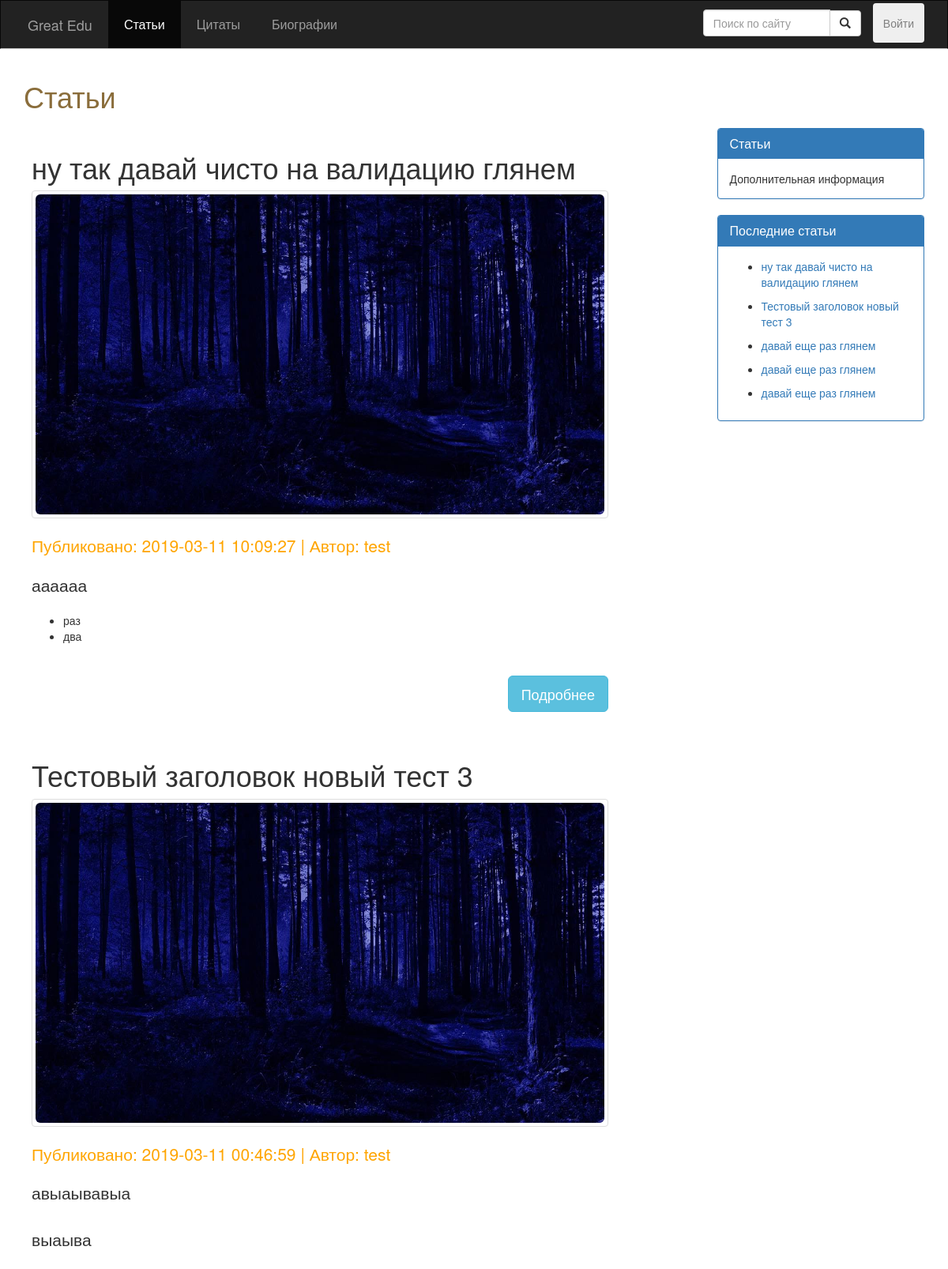
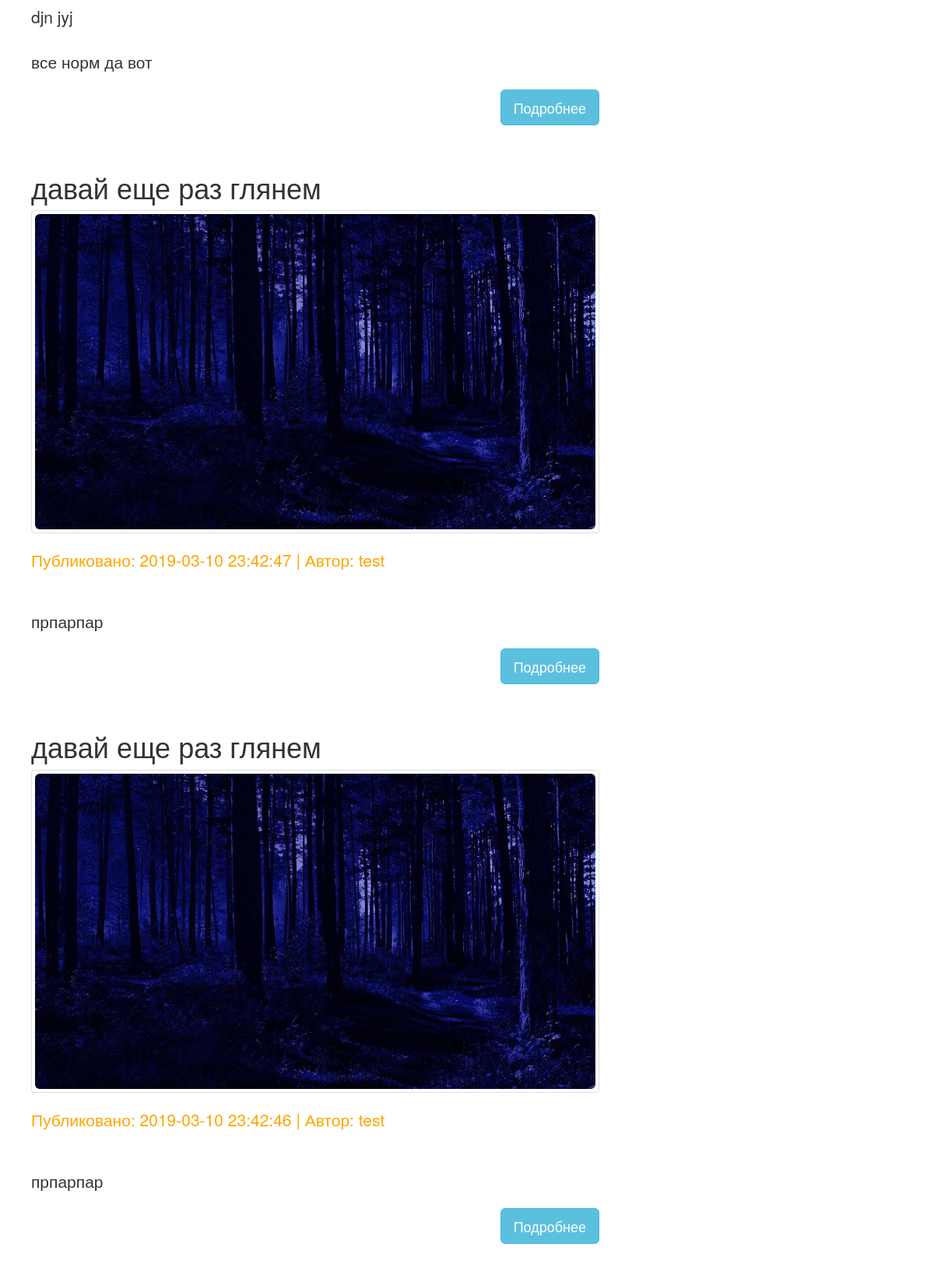
The app's page /src/public_routes/index.php (upper part) with its own data (2 pictures, top to bottom).
### src/Include/dbFunctions.php (called while the page is built, shortened)
<?php
require_once 'DatabaseLoad.php';
function doSQLQuery($query)
{
  global $con2;
  try {
    $exec = mysqli_query($con2, $query) or die(mysqli_error($con2));
    if ($exec) {
      return $exec;
    }
  } catch (Exception $e) {
    echo $e->getMessage();
  }
  return false;
}
function execQueryToArray($query)
{
  global $con2;
  $exec = doSQLQuery($query) or die(mysqli_error($con2));
  if ($exec) {
    $arr = [];
    if (mysqli_num_rows($exec) > 0) {
      while ($post = mysqli_fetch_assoc($exec)) {
        array_push($arr, $post);
      }
    }
    return $arr;
  }
  return null;
}
function getUserById($id)
{
  $query = "SELECT * FROM Пользователи WHERE id = $id";
  $resultArray = execQueryToArray($query);
  $author = $resultArray[0];
  return $author;
}

### src/public_routes/index.php (called while the page is built)
<?php require_once('Blog.php') ?>

### src/Include/commonFuncs.php (called while the page is built, shortened)
<?php
function LoadTextFromContentFile($file)
{
  $post_content = '';
  if (is_null($file)) {
    $post_content = 'error load';
  } else {
    $post_content = file_get_contents('Upload/contents/' . $file);
  }
  return $post_content;
}

### src/utils/blog_c.php (the view, shortened to what this page needs)
<?php
function fillBlog() {
  global $con2;
  $query = "";
  if (isset($_GET['search'])) {
    if (empty($_GET['search'])) {
      Redirect_To('Blog.php');
    } else {
    }
  } else {
    $query = "SELECT * FROM Статьи ORDER BY дата_публикации DESC LIMIT 0,5	";
  }
  $exec = doSQLQuery($query) or die(mysqli_error($con2));
  if ($exec) {
    if (mysqli_num_rows($exec) > 0) {
      while ($post = mysqli_fetch_assoc($exec)) {
        $post_id = $post['id'];
        $post_date = $post['дата_публикации'];
        $post_title = $post['заголовок'];
        $author_id = $post['автор'];
        $post_image = $post['изображение'];
        $post_file = $post['файл_контент'];
        $text = LoadTextFromContentFile($post_file);
        $post_content = $text;
        $author_obj = getUserById($author_id);
        $post_author = $author_obj['никнейм'];
        ?>
        <div class="post">
          <div class="post-title">
            <h1><?php echo htmlentities($post_title); ?></h1>
          </div>
          <div class="thumbnail">
            <img class="img-responsive img-rounded" src="../Upload/Image/<?php echo $post_image  . '?m='; ?>">
          </div>
          <div class="post-info">
            <p class="lead">
              Публиковано: <?php echo htmlentities($post_date); ?> | Автор: <?php echo htmlentities($post_author); ?>
            </p>
          </div>
          <div class="post-content">
            <p class="lead"><?php echo nl2br($post_content); ?></p>
          </div>
          <p>
            <a href="Post.php?id=<?php echo $post_id; ?>">
              <button class="btn btn-info btn-lg" id="read_more_btn">Подробнее</button>
            </a>
            <div class="clearfix"></div>
          </p>
        </div>
  <?php
  }
  } else {
    echo "<span class='lead'>No result<span>";
    }
  }
}
    ?>
    <?php
function fillBlogPostsReferences()
{
  $sql = "SELECT * FROM Статьи ORDER BY дата_публикации DESC LIMIT 5 ";
  $exec = doSQLQuery($sql);
  while ($recentPost = mysqli_fetch_assoc($exec)) {
    $postID = $recentPost['id'];
    ?>
    <nav>
      <ul>
        <li><a href="Post.php?id=<?php echo $postID; ?>">
            <?php echo $recentPost['заголовок'] ?>
          </a></li>
      </ul>
    </nav>
  <?php
  }
}
?>

### src/public_routes/js-scripts/Assets/style.css (style rules this page uses)
body { background: #041627; overflow-x: hidden; }
.post-info { color: orange; }
.post { padding: 10px; margin-bottom: 10px; }
#read_more_btn { float: right; }

### records on screen
статьи: заголовок "ну так давай чисто на валидацию глянем", изображение (placeholder picture), дата_публикации "2019-03-11 10:09:27", автор.никнейм "test", файл_контент "аааааа раз два"
статьи: заголовок "Тестовый заголовок новый тест 3", изображение (placeholder picture), дата_публикации "2019-03-11 00:46:59", автор.никнейм "test", файл_контент "авыаывавыа выаыва djn jyj все норм да вот"
статьи: заголовок "давай еще раз глянем", изображение (placeholder picture), дата_публикации "2019-03-10 23:42:47", автор.никнейм "test", файл_контент "прпарпар"
статьи: заголовок "давай еще раз глянем", изображение (placeholder picture), дата_публикации "2019-03-10 23:42:46", автор.никнейм "test", файл_контент "прпарпар"
статьи: заголовок "давай еще раз глянем"
